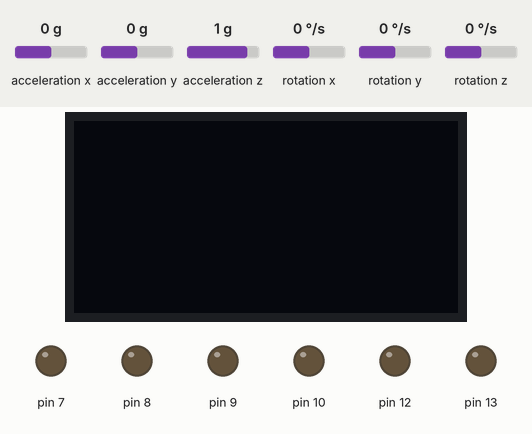
Simulated run of this sketch. Board: Arduino Uno, built with avr-gcc and run on an emulated ATmega328P. Shown: 128×64 one-colour display, output pins drawn as LEDs (lit = HIGH). Wiring (inferred from the names in the program): SSD1306 OLED at I2C address 0x3C; MPU-6050 motion sensor at I2C address 0x68. The inputs (shaded band) are chosen by the test bench; at power-on: acceleration x 0 g, rotation x 0 °/s, acceleration y 0 g, acceleration z 1 g, rotation y 0 °/s, rotation z 0 °/s. What the sketch prints to the serial monitor is not drawn.

Above: at 4.3 s.
4.4 s: acceleration x set to -1.4 g
At 5.4 s:
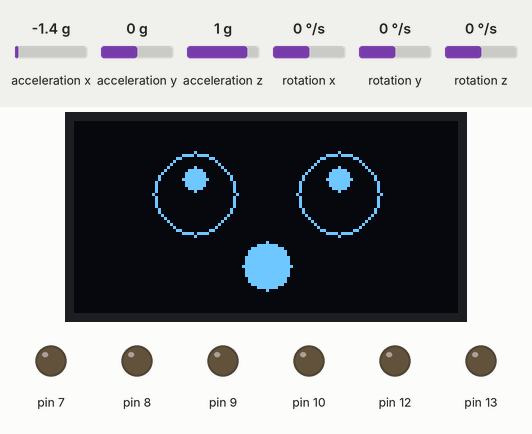
6.4 s: acceleration x set to -1.1 g
7.9 s: acceleration x set to -0.8 g
At 9.1 s:
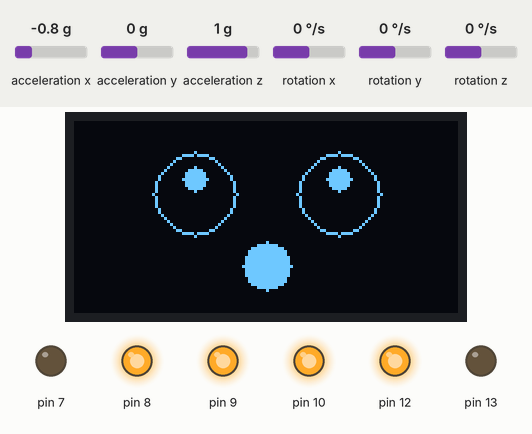
9.4 s: acceleration x set to 0.8 g
At 10.5 s:
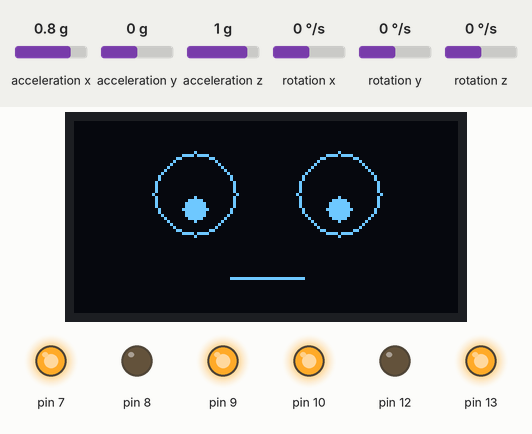
11.4 s: rotation x set to -192 °/s
At 13.5 s:
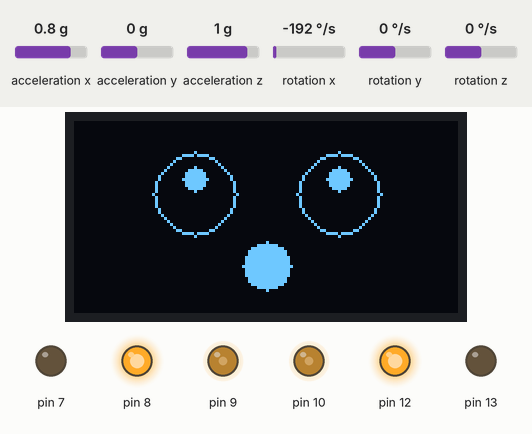
14.4 s: rotation x set to -100 °/s
At 16.3 s:
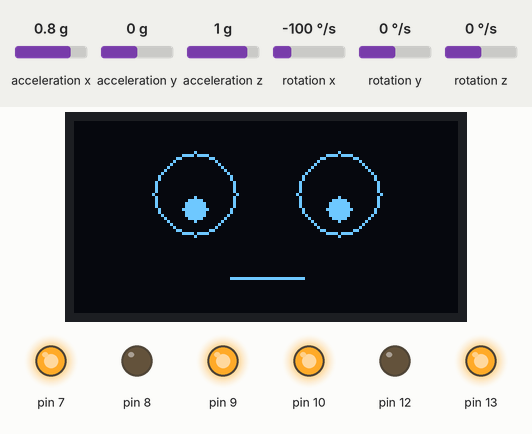
Timing chart, 0 to 17.8 s (numbered marks = the images above; inputs shaded):
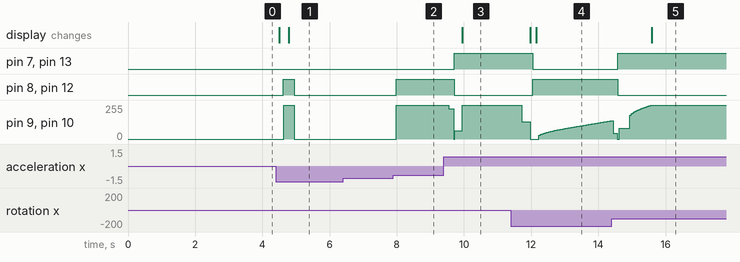

Measured:
- the behaviour switches between -1 and -0.9 g on acceleration x (found by bisection; images 1 and 2)
- after the input at 4.4 s, pin 7, pin 13: stays LOW (without the input it goes to HIGH after 0.22 s); pin 8, pin 12: LOW → HIGH after 0.22 s, → LOW 0.33 s later; pin 9, pin 10: 0/255 → 255/255 after 0.24 s, → 0/255 0.31 s later; the display: first differs from a run without the input after 0.39 s (image 1)
- after the input at 6.4 s, every drawn part: stays the same
- after the input at 7.9 s, pin 8, pin 12: LOW → HIGH after 0.09 s; pin 9, pin 10: 0/255 → 255/255 after 0.09 s
- after the input at 9.4 s, pin 7, pin 13: LOW → HIGH after 0.30 s; pin 8, pin 12: HIGH → LOW after 0.30 s; pin 9, pin 10: 255/255 → 227/255 after 0.15 s, → 62/255 0.15 s later, → 255/255 0.25 s later; the display: changes after 0.55 s (image 3)
- after the input at 11.4 s, pin 7, pin 13: HIGH → LOW after 0.65 s; pin 8, pin 12: LOW → HIGH after 0.65 s; pin 9, pin 10: ramps from 0/255 to 137/255 and jumps back, once every 0.25 s; the display: first changes after 0.57 s (image 4 shows a later state)
- after the input at 14.4 s, pin 7, pin 13: LOW → HIGH after 0.17 s; pin 8, pin 12: HIGH → LOW after 0.17 s; the display: changes after 1.2 s (image 5)

The sketch:

main_controller.ino
```cpp
#include <Arduino.h>
#include <avr/interrupt.h>
#include <math.h>

#include "Danz_L298NDriver.h"
#include "Danz_USART.h"
#include "Danz_I2C.h"
#include "Danz_MPU6050.h"
#include "Danz_Timer.h"
#include "Danz_OLED.h"
#include "Danz_Robot_Facial_Expressions.h"


//--------[Start: Objects]-----
Danz_L298NDriver robot;
Danz_USART serial_comm;
Danz_I2C two_wire_comm;
Danz_MPU6050 accl_gyro;
Danz_Timer timer_5ms;
Danz_OLED oled;
Danz_Robot_Facial_Expressions robot_face;
//--------[End: Objects]-------


//--------[Start: Constants]-----
// PID
// Control loop frequency = 200Hz
const float dt = 0.005f;

// OLED Face IDs
const uint8_t FACE_SURPRISED_AT_TILT_BACKWARD = 0;
const uint8_t FACE_HAPPY_AT_BALANCED          = 1;
const uint8_t FACE_SAD_AT_TILT_FORWARD        = 2;

// OLED refresh divider
// 200Hz / 20 = 10Hz OLED update
const uint8_t OLED_REFRESH_DIVIDER = 20;
//--------[End: Constants]-------


//--------[Start: Global Variables]-------------------
// USART: Non-Blocking
volatile uint8_t receivedCommand = 0;
volatile uint8_t commandReady    = 0;

// Timer Scheduler
volatile uint8_t controlTicks = 0;

// MPU6050 Variables
int16_t ax, ay, az; // accel
int16_t gx, gy, gz; // gyro

// Filter Variables
float tilt_angle = 0.0f;
float gyro_rate  = 0.0f;
float angle      = 0.0f;

// PID
// Tuning PID Controller Parameters: Start with Ki = 0 and Kd = 0
float Kp = 15.0;  // Increase Kp until the system responds quickly (1.0 - 20.0)
float Ki = 5.0;  // Increase Ki to remove slow drift or steady-state error (0.0 - 5.0)
float Kd = 0.5; // Increase Kd to reduce vibration, overshoot, or fast oscillation (0.0 - 1.0)

float error          = 0.0f;
float prev_error     = 0.0f;
float integral       = 0.0f;
float control_output = 0.0f;

// Handling moment by serial communication
// Movement target
float target_angle = 0.0f;

// Auto return timeout
uint16_t command_timeout = 0;

// OLED Face
uint8_t current_face = FACE_HAPPY_AT_BALANCED;
uint8_t last_face    = 255;

uint8_t oledDividerCounter = 0;
//--------[End: Global Variables]-------------------


//--------[Start: Functions Declarations]-----
void processCommand();
void runControlLoop();
void updateOLED();
//--------[End: Functions Declarations]-------


int main(void)
{
    robot.motorDriverInit();

    robot.moveStop();

    // Initialize USART with 9600 baud (16 MHz clock)
    serial_comm.USART_Init(103);  // UBRR = (16MHz/(16*9600))-1 = 103

    two_wire_comm.TWI_Init();

    accl_gyro.MPU_Init();

    serial_comm.USART_SendString("Keep robot still for MPU6050 calibration...\r\n");

    accl_gyro.MPU_Calibrate(&ax, &ay, &az, &gx, &gy, &gz);

    serial_comm.USART_SendString("MPU6050 Calibration Complete!\r\n");

    oled.OLED_init();

    robot_face.drawFace(FACE_HAPPY_AT_BALANCED);

    timer_5ms.Timer2_Init();

    // Enable global interrupts
    sei();

    while (1)
    {
        if (commandReady)
        {
            processCommand();
        }

        // Run scheduled control loops
        while (controlTicks > 0)
        {
            cli(); // Disable global interrupts
            controlTicks--;
            sei();

            runControlLoop();
        }

        updateOLED();
    }
}


//-------------[Start : ISR]-----------------------------
// Interrupt subroutine : TIMER2 Interrupt : gives a precise 5ms periodic trigger
ISR(TIMER2_COMPA_vect)
{
    // Prevent overflow
    if (controlTicks < 255)
    {
        controlTicks++;
    }
}

// Interrupt subroutine : USART RX Complete Interrupt
ISR(USART_RX_vect)
{
    receivedCommand = serial_comm.USART_Receive();

    // Convert lowercase to uppercase
    if (receivedCommand >= 'a' && receivedCommand <= 'z')
    {
        receivedCommand -= 32;
    }

    commandReady = 1;
}
//-------------[End : ISR]-------------------------------


//--------[Start: Functions Definition]-------
// Process Bluetooth / USART Commands
void processCommand(void)
{
    commandReady = 0;

    switch (receivedCommand)
    {
        case 'F':
            // Lean forward slightly
            target_angle = 6.0f;

            // Keep command active for 1 second
            command_timeout = 200;

            serial_comm.USART_SendString("Forward\r\n");

            break;

        case 'B':
            // Lean backward slightly
            target_angle = -6.0f;

            // Keep command active for 1 second
            command_timeout = 200;

            serial_comm.USART_SendString("Backward\r\n");

            break;

        case 'S':
            // Return upright
            target_angle = 0.0f;

            serial_comm.USART_SendString("Stop\r\n");

            break;
    }
}

// Main Control Loop
void runControlLoop(void)
{
    // Read MPU6050 data
    accl_gyro.MPU_Read_Accel(&ax, &ay, &az);
    accl_gyro.MPU_Read_Gyro(&gx, &gy, &gz);

    // Compute tilt angle using accelerometer
    tilt_angle = accl_gyro.Get_Tilt_Angle(ax, az);

    // Compute yyroscope angular velocity (deg/sec)
    gyro_rate = accl_gyro.Get_Gyro_Rate(gx);

    // Complementary filter
    angle = (0.98f * (angle + (gyro_rate * dt))) + (0.02f * tilt_angle);

    // Face Selection
    if (angle > -5.0f && angle < 5.0f)
    {
        current_face = FACE_HAPPY_AT_BALANCED;
    }
    else if (angle >= 5.0f)
    {
        current_face = FACE_SAD_AT_TILT_FORWARD;
    }
    else
    {
        current_face = FACE_SURPRISED_AT_TILT_BACKWARD;
    }

    // Command Timeout
    if (command_timeout > 0)
    {
        command_timeout--;
    }
    else
    {
        target_angle = 0.0f;
    }

    // Safety Shutoff
    if (fabs(angle) > 45.0f)
    {
        robot.moveStop();

        integral = 0.0f;

        return;
    }

    // PID error
    error = target_angle - angle;

    // Integral
    integral += (error * dt);

    // Anti-windup
    if (integral > 50.0f)
    {
        integral = 50.0f;
    }

    if (integral < -50.0f)
    {
        integral = -50.0f;
    }

    // Derivative
    float derivative = (error - prev_error) / dt;

    // PID output
    control_output = (Kp * error) + (Ki * integral) + (Kd * derivative);

    prev_error = error;

    // PWM
    int pwm = (int)fabs(control_output);

    // Clamp
    if (pwm > 255)
    {
        pwm = 255;
    }

    // Dead zone
    if (pwm < 20)
    {
        pwm = 0;
    }

    // Motor Control
    if (control_output > 0.0f)
    {
        robot.moveForward(pwm);
    }
    else
    {
        robot.moveBackward(pwm);
    }
}


// OLED Update
void updateOLED(void)
{
    oledDividerCounter++;

    // Update OLED at 10Hz only
    if (oledDividerCounter < OLED_REFRESH_DIVIDER)
    {
        return;
    }

    oledDividerCounter = 0;

    // Draw only if face changed
    if (current_face != last_face)
    {
        last_face = current_face;

        robot_face.drawFace(current_face);
    }
}
//--------[End: Functions Definition]---------
```

Danz_I2C.cpp
```cpp
#define F_CPU 16000000UL   // CPU frequency (Arduino Uno = 16 MHz)
#include "Danz_I2C.h"
#include <util/delay.h>


//--------[Start: constructor]-----
Danz_I2C::Danz_I2C()
{
}
//--------[End: constructor]-------


//--------[Start: Functions Definition]-------
//TWI (Two wire communication (i2c))
void Danz_I2C::TWI_Init()
{
    TWBR = 72;         // TWBR = ((16MHz/100KHZ) - 16)/2 = 72
    TWSR = 0x00;       // Prescaler = 1
    TWCR = (1<<TWEN);  // Enable TWI
}

void Danz_I2C::TWI_Start()
{
    // Enable TWI and generate a START condition
    TWCR = (1<<TWINT)|(1<<TWSTA)|(1<<TWEN);
    // Waits until the START operation finishes
    while (!(TWCR & (1<<TWINT)));
}

void Danz_I2C::TWI_Stop()
{
    // Enable TWI and generate a STOP condition
    TWCR = (1<<TWINT)|(1<<TWSTO)|(1<<TWEN);
}

void Danz_I2C::TWI_Write(uint8_t data)
{
    TWDR = data;
    // Enable TWI and do TRANSMIT operation
    TWCR = (1<<TWINT)|(1<<TWEN);
    // Waits until the TRANSMIT operation finishes
    while (!(TWCR & (1<<TWINT)));
}

uint8_t Danz_I2C::TWI_Read_Ack()
{
    // Enable TWI reception and acknowledge (ACK) received byte
    TWCR = (1<<TWINT)|(1<<TWEN)|(1<<TWEA);
    // Waits until the RECEIVE operation finishes
    while (!(TWCR & (1<<TWINT)));
    return TWDR;
}

uint8_t Danz_I2C::TWI_Read_Nack()
{
    // Enable TWI reception and return NACK after receiving byte
    TWCR = (1<<TWINT)|(1<<TWEN);
    // Waits until the RECEIVE operation finishes
    while (!(TWCR & (1<<TWINT)));
    return TWDR;
}
//--------[End: Functions Definition]-------
```

Danz_I2C.h
```cpp
#ifndef Danz_I2C_H
#define Danz_I2C_H

#include <Arduino.h>
#include <avr/io.h>

class Danz_I2C
{
  public:
	//--------[Start: constructor]-----
    Danz_I2C();
	//--------[End: constructor]-------

	//--------[Start: Function Declarations]----------
	//TWI (Two wire communication (i2c))
	void TWI_Init();
	void TWI_Start();
	void TWI_Stop();
	void TWI_Write(uint8_t data);
	uint8_t TWI_Read_Ack();
	uint8_t TWI_Read_Nack();
	//--------[End: Function Declarations]------------
};

#endif
```

Danz_MPU6050.cpp
```cpp
#define F_CPU 16000000UL   // CPU frequency (Arduino Uno = 16 MHz)
#include "Danz_MPU6050.h"
#include "Danz_I2C.h"	   // MPU6050: based on i2c
#include <util/delay.h>

//--------[Start: Objects]-----
Danz_I2C twi_MPU6050;
//--------[End: Objects]-------


//--------[Start: Constants]-----
#define PI 3.14159265

#define MPU_ADDR 0x68   // 7-bit address (assigned by the hardware design of the device's controller chip)
//--------[End: Constants]-----


//--------[Start: Global Variables]-------------------
// Calibration offsets
int16_t ax_offset = 0, ay_offset = 0, az_offset = 0;
int16_t gx_offset = 0, gy_offset = 0, gz_offset = 0;
//--------[End: Global Variables]---------------------


//--------[Start: constructor]-----
Danz_MPU6050::Danz_MPU6050()
{
}
//--------[End: constructor]-------


//--------[Start: Functions Definition]-------
void Danz_MPU6050::MPU_Write(uint8_t reg, uint8_t data)
{
    twi_MPU6050.TWI_Start();               // Start I2C transaction

    twi_MPU6050.TWI_Write(MPU_ADDR << 1); // I2C 7-bit slave (MPU6050) address | I2C R/W  bit (R/W = 0 : write)
    twi_MPU6050.TWI_Write(reg);           // I2C data frame 1 : MPU6050 register address
    twi_MPU6050.TWI_Write(data);          // I2C data frame 2 : MPU6050 data

    twi_MPU6050.TWI_Stop();                // End I2C transaction
}

void Danz_MPU6050::MPU_Read_Accel(int16_t *ax, int16_t *ay, int16_t *az)
{
    // The MPU6050 sends 6 bytes continuously in register order
    // |ACCEL_XOUT_H  | ACCEL_XOUT_L  | ACCEL_YOUT_H  | ACCEL_YOUT_L  | ACCEL_ZOUT_H  | ACCEL_ZOUT_L  |
    uint8_t data[6];

    twi_MPU6050.TWI_Start();                      // Start I2C transaction (write)

    twi_MPU6050.TWI_Write(MPU_ADDR << 1);         // I2C 7-bit slave (MPU6050) address | I2C R/W  bit (R/W = 0 : write)
    twi_MPU6050.TWI_Write(0x3B);                  // I2C data frame 1 : MPU6050 accelerometer register address

    twi_MPU6050.TWI_Start();                     // Start I2C transaction (read)
    twi_MPU6050.TWI_Write((MPU_ADDR << 1) | 1);  // I2C 7-bit slave (MPU6050) address | I2C R/W  bit (R/W = 1 : Read)

    for (uint8_t i = 0; i < 5; i++)
        data[i] = twi_MPU6050.TWI_Read_Ack();

    data[5] = twi_MPU6050.TWI_Read_Nack();

    twi_MPU6050.TWI_Stop();                      // End I2C transaction

    // Each axis (X, Y, Z) is stored as two bytes: H byte and L byte
    // Combine each two 8-bit bytes into one 16-bit value
    *ax = (int16_t)(data[0] << 8 | data[1]);
    *ay = (int16_t)(data[2] << 8 | data[3]);
    *az = (int16_t)(data[4] << 8 | data[5]);

    // Apply calibration offsets
    *ax -= ax_offset;
    *ay -= ay_offset;
    *az -= az_offset;
}

void Danz_MPU6050::MPU_Read_Gyro(int16_t *gx, int16_t *gy, int16_t *gz)
{
    // The MPU6050 sends 6 bytes continuously in register order
    // |GYRO_XOUT_H  | GYRO_XOUT_L  | GYRO_YOUT_H  | GYRO_YOUT_L  | GYRO_ZOUT_H  | GYRO_ZOUT_L  |
    uint8_t data[6];

    twi_MPU6050.TWI_Start();                        // Start I2C transaction (write)

    twi_MPU6050.TWI_Write(MPU_ADDR << 1);           // I2C 7-bit slave (MPU6050) address | I2C R/W  bit (R/W = 0 : write)
    twi_MPU6050.TWI_Write(0x43);                    // I2C data frame 1 : MPU6050 gyroscope register address

    twi_MPU6050.TWI_Start();                        // Start I2C transaction (read)
    twi_MPU6050.TWI_Write((MPU_ADDR << 1) | 1);     // I2C 7-bit slave (MPU6050) address | I2C R/W  bit (R/W = 1 : Read)

    for (uint8_t i = 0; i < 5; i++)
        data[i] = twi_MPU6050.TWI_Read_Ack();

    data[5] = twi_MPU6050.TWI_Read_Nack();

    twi_MPU6050.TWI_Stop();                         // End I2C transaction

    // Each axis (X, Y, Z) is stored as two bytes: H byte and L byte
    // Combine each two 8-bit bytes into one 16-bit value
    *gx = (int16_t)(data[0] << 8 | data[1]);
    *gy = (int16_t)(data[2] << 8 | data[3]);
    *gz = (int16_t)(data[4] << 8 | data[5]);

    // Apply calibration offsets
    *gx -= gx_offset;
    *gy -= gy_offset;
    *gz -= gz_offset;
}

void Danz_MPU6050::MPU_Init(){
  // Wake up MPU6050 (exit sleep mode)
  MPU_Write(0x6B, 0x00);  // 0x00: config. Power Mangement 1 register of MPU6050
  _delay_ms(100);

  // Sample Rate Divider
  MPU_Write(0x19, 0x07);
  _delay_ms(100);

  // Digital Low Pass Filter
  MPU_Write(0x1A, 0x03);
  _delay_ms(100);

  // Gyroscope Full Scale Range
  MPU_Write(0x1B, 0x00);
  _delay_ms(100);

  // Accelerometer Full Scale Range
  MPU_Write(0x1C, 0x00);
  _delay_ms(100);
}

void Danz_MPU6050::MPU_Calibrate(int16_t *ax, int16_t *ay, int16_t *az, int16_t *gx, int16_t *gy, int16_t *gz){
  int32_t ax_sum = 0, ay_sum = 0, az_sum = 0;
  int32_t gx_sum = 0, gy_sum = 0, gz_sum = 0;

  const uint16_t samples = 1000;

  for (uint16_t i = 0; i < samples; i++) {
    MPU_Read_Accel(ax, ay, az);
    MPU_Read_Gyro(gx, gy, gz);

    ax_sum += *ax;
    ay_sum += *ay;
    az_sum += *az;

    gx_sum += *gx;
    gy_sum += *gy;
    gz_sum += *gz;

    _delay_ms(2);
  }

  // Average offsets
  ax_offset = ax_sum / samples;
  ay_offset = ay_sum / samples;

  // Remove gravity from Z axis
  az_offset = (az_sum / samples) - 16384;

  gx_offset = gx_sum / samples;
  gy_offset = gy_sum / samples;
  gz_offset = gz_sum / samples;
}

float Danz_MPU6050::Get_Tilt_Angle(float ax, float az){
    return atan2(ax, az) * 180.0 / PI;
}

float Danz_MPU6050::Get_Gyro_Rate(float gx){
    return gx / 131.0; // 131: sensitivity scale factor for the default range
}
//--------[End: Functions Definition]-------
```

Danz_MPU6050.h
```cpp
#ifndef Danz_MPU6050_H
#define Danz_MPU6050_H

#include <Arduino.h>
#include <avr/io.h>

class Danz_MPU6050
{
  public:
	//--------[Start: constructor]-----
    Danz_MPU6050();
	//--------[End: constructor]-------

	//--------[Start: Function Declarations]----------
	void MPU_Write(uint8_t reg, uint8_t data);
	void MPU_Read_Accel(int16_t *ax, int16_t *ay, int16_t *az);
	void MPU_Read_Gyro(int16_t *gx, int16_t *gy, int16_t *gz);
	void MPU_Init();
	void MPU_Calibrate(int16_t *ax, int16_t *ay, int16_t *az, int16_t *gx, int16_t *gy, int16_t *gz);
	float Get_Tilt_Angle(float ax, float az);
	float Get_Gyro_Rate(float gx);
	//--------[End: Function Declarations]------------
};

#endif
```

Danz_OLED.h
```cpp
#ifndef Danz_OLED_H
#define DDanz_OLED_H

#include <Arduino.h>
#include <avr/io.h>

class Danz_OLED
{
  public:
	//--------[Start: constructor]-----
    Danz_OLED();
	//--------[End: constructor]-------

	//--------[Start: Function Declarations]----------
	void OLED_command(uint8_t cmd);
	void OLED_data(uint8_t data);
	void OLED_init();
	void OLED_setCursor(uint8_t page, uint8_t column);
	void OLED_update();
	void OLED_clearBuffer();
	void OLED_drawPixel(int x, int y, uint8_t color);
	void OLED_draw_line(int x0, int y0, int x1, int y1);
	void OLED_draw_circle(int x0, int y0, int r);
	void OLED_draw_filled_circle(int x0, int y0, int r);
	//--------[End: Function Declarations]------------
};

#endif
```

Danz_Robot_Facial_Expressions.h
```cpp
#ifndef Danz_Robot_Facial_Expressions_H
#define Danz_Robot_Facial_Expressions_H

#include <Arduino.h>
#include <avr/io.h>

class Danz_Robot_Facial_Expressions
{
  public:
	//--------[Start: constructor]-----
    Danz_Robot_Facial_Expressions();
	//--------[End: constructor]-------

	//--------[Start: Function Declarations]----------
	void drawSingleEye(int cx, int cy, int pupilY_Offset);
	void drawEyes(int state);
	void drawMouth(int state);
	void drawFace(int mood);
	//--------[End: Function Declarations]------------
};

#endif
```

Danz_Timer.cpp
```cpp
#define F_CPU 16000000UL   // CPU frequency (Arduino Uno = 16 MHz)
#include "Danz_Timer.h"

//--------[Start: constructor]-----
Danz_Timer::Danz_Timer()
{
}
//--------[End: constructor]-------


//--------[Start: Functions Definition]-------
// Timer : generate a periodic interrupt
void Danz_Timer::Timer2_Init(void)
{
    // CTC (Clear Timer on Compare Match) mode
    TCCR2A = (1 << WGM21);

    // Prescaler 1024
    TCCR2B = (1 << CS22) |(1 << CS21) |(1 << CS20);

    OCR2A = 77; // ( 16 MHz/( (1/5 ms) * 1024 ) ) - 1

    // Enable interrupt (interrupt occurs every 5 ms)
    TIMSK2 = (1 << OCIE2A);
}
//--------[End: Functions Definition]-------
```

Danz_Timer.h
```cpp
#ifndef Danz_Timer_H
#define Danz_Timer_H

#include <Arduino.h>
#include <avr/io.h>

class Danz_Timer
{
  public:
	//--------[Start: constructor]-----
    Danz_Timer();
	//--------[End: constructor]-------

	//--------[Start: Function Declarations]----------
	// Timer : generate a periodic interrupt
	void Timer2_Init(void);
	//--------[End: Function Declarations]------------
};

#endif
```

Danz_USART.cpp
```cpp
#define F_CPU 16000000UL   // CPU frequency (Arduino Uno = 16 MHz)
#include "Danz_USART.h"
#include <util/delay.h>

//--------[Start: constructor]-----
Danz_USART::Danz_USART()
{
}
//--------[End: constructor]-------


//--------[Start: Functions Definition]-------
// Serial (USART) Communication
void Danz_USART::USART_Init(uint16_t ubrr_value){
  // Set baud rate
  UBRR0H = (unsigned char)(ubrr_value >> 8);
  UBRR0L = (unsigned char)ubrr_value;

  // Enable RX complete interrupt, RX & TX
  UCSR0B = (1 << RXCIE0) | (1 << RXEN0) | (1 << TXEN0);

  // Set frame format: 8 data bits, 1 stop bit
  UCSR0C = (1 << UCSZ01) | (1 << UCSZ00);
}

char Danz_USART::USART_Receive(){
  // Return received data
  return UDR0;
}

// Transmit bit by bit
void Danz_USART::USART_Transmit(char data)
{
    while (!(UCSR0A & (1 << UDRE0)));
    UDR0 = data;
}

// Send string (set of bits)
void Danz_USART::USART_SendString(const char *str)
{
    while (*str)
    {
        USART_Transmit(*str++);
    }
}
//--------[End: Functions Definition]-------
```

Source omitted: Danz_OLED.cpp (6085 bytes), obot_Facial_Expressions.cpp (2872 bytes), Danz_USART.h (491 bytes), Danz_L298NDriver.cpp (2139 bytes), Danz_L298NDriver.h (566 bytes)
